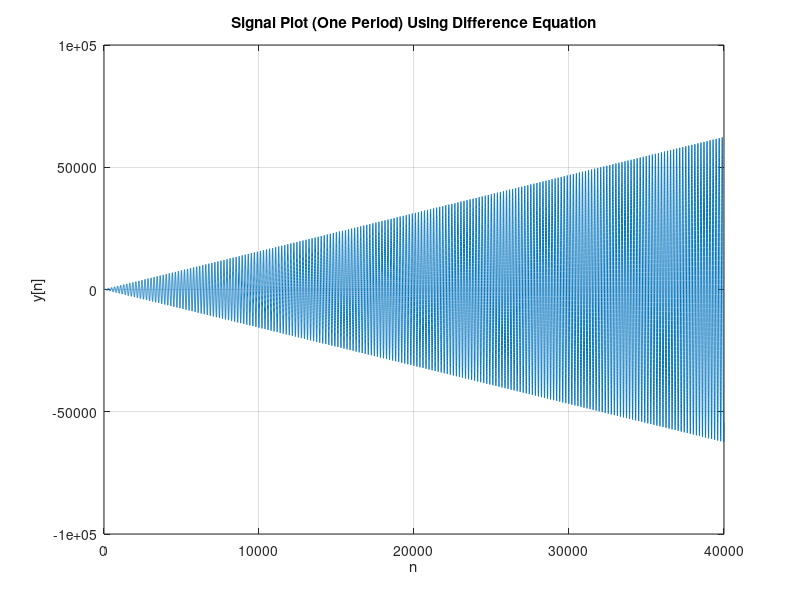

MATLAB code to generate this figure:
% Define parameters
T = 40000;          % Period of the sine wave (one period)
omega_0 = pi/98;  % Frequency of the sine function
a = 0.1;          % Reduced feedback coefficient to stabilize the system

% Define the time vector for one period
n = 0:T-1;        % Time index from 0 to 195 (one period)

% Define the input signal x[n] as a sine wave (one period)
x = sin(omega_0 * n);

% Initialize the output signal y[n]
y = zeros(1, T);

% Set initial conditions for y[n]
y(1) = 0;  % Initial condition y[0]
y(2) = 0;  % Initial condition y[1]

% Iterate to solve the difference equation
for k = 3:T
    y(k) = 2 * cos(omega_0) * y(k-1) - y(k-2) + a * x(k);  % y[n] = 2*cos(omega_0) * y[n-1] - y[n-2] + a*x[n]
end

% Plot the result for one period
plot(n, y);  % Plot y[n] as a discrete-time signal
xlabel('n');
ylabel('y[n]');
title('Signal Plot (One Period) Using Difference Equation');
grid on;
